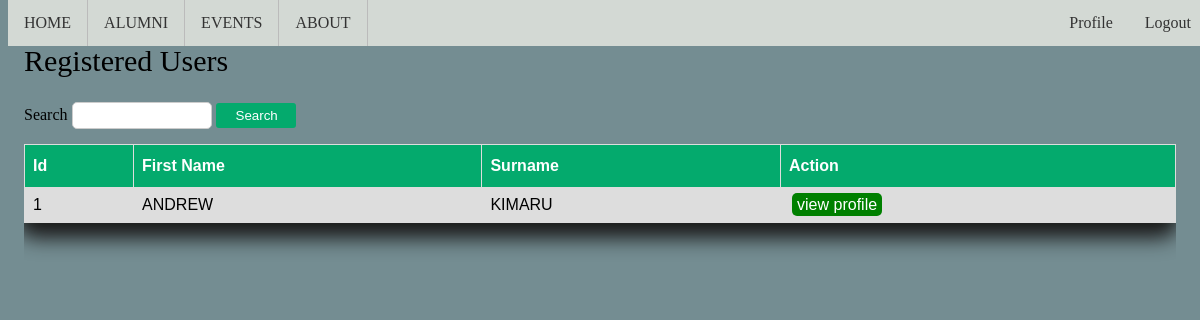
Page /alumni (signed in) on the committed database.
### tables this page shows
CREATE TABLE users (id INTEGER PRIMARY KEY AUTOINCREMENT, firstname TEXT, surname TEXT, email TEXT, password TEXT, education TEXT, location  TEXT, bio TEXT, year TEXT, house TEXT);

### app.py (the view)
@app.route('/alumni')
def show_users():
    if session.get("email"):
        conn = connect_db()
        users = conn.execute('SELECT * FROM users').fetchall()
        conn.close()
        return render_template('alumni.html', users=users)
    return render_template('login.html')

### db.py (called while the page is built)
def connect_db():
    conn = sqlite3.connect('users.db')  # Replace 'users.db' with your desired filename
    conn.execute('CREATE TABLE IF NOT EXISTS users (id INTEGER PRIMARY KEY AUTOINCREMENT, firstname TEXT, surname TEXT, email TEXT, password TEXT, education TEXT, location  TEXT, bio TEXT, year TEXT, house TEXT)')
    conn.execute('CREATE TABLE IF NOT EXISTS profiles (user_id INTEGER PRIMARY KEY, education TEXT, location  TEXT, bio TEXT, year TEXT, house TEXT)')
    return conn

### templates/alumni.html (shortened to what this page needs)
{% extends "layout.html" %}
{% block allcontent %}
<div class="container">
    <h1>Registered Users</h1>
    <div class="search_box">
        <form method="post" class="search_box_form" action="{{ url_for('search_user') }}">
            <label for="">Search</label>
            <input type="text" name="name" id="name" >
            <button class="search_button" type="submit">Search</button>
        </form>
    </div>
    <div class="alumni_table_container">
        <table id="customers" class="alumni_table">
            <thead>
                <tr>
                    <th>Id</th>
                    <th>First Name</th>
                    <th>Surname</th>
                    <th>Action</th>
                </tr>
            </thead>
            <tbody>
                {% for user in users %}
                <tr>
                    <td>{{ user[0] }}</td>
                    <td>{{ user[1] }}</td>
                    <td>{{ user[2] }}</td>
                    <td><a href="{{ url_for('prof', email=user[3]) }}" class="view_profile">view profile</a></td>
                </tr>
                {% endfor %}
            </tbody>
        </table>
    </div>
</div>
{% endblock %}

### static/css/main.css (style rules this page uses)
body { background-color: 748D92; }
.container { margin-top: 0px; }
h1 { font-size: 30px; font-weight: 500; }

### static/css/style.css (style rules this page uses)
body { background-repeat: no-repeat; background-size: cover; height: 100vh; }
input[type=text], input[type=email], input[type=password], input[type=number] { width: 100%; padding: 12px 20px; margin: 8px 0; display: inline-block; border: 1px solid #ccc; box-sizing: border-box; }
button { background-color: #04AA6D; color: white; padding: 14px 20px; margin: 8px 0; border: none; cursor: pointer; width: 100%; }
.container { padding: 16px; }
.alumni_table_container { height: 450px; overflow: auto; }
.alumni_table { font-family: Arial, Helvetica, sans-serif; border-collapse: collapse; width: 100%; border-radius: 14px; box-shadow: -2px 10px 20px 5px rgb(26, 25, 25); }
thead { box-shadow: -2px 10px 20px 5px rgb(72, 148, 65); }
#customers td, #customers th { border: 1px solid #ddd; padding: 8px; }
#customers tr:nth-child(odd) { background-color: #ddd; }
#customers th { padding-top: 12px; padding-bottom: 12px; text-align: left; background-color: #04AA6D; color: white; }
.view_profile { margin: 3px; padding: 3px 5px; background-color: green; color: white; border-radius: 5px; cursor: pointer; text-decoration: none; }
.search_box { width: 300px; height: 50px; }
.search_box input { width: 140px; border: 2px solid 748D92; border-radius: 5px; outline: none; padding: 5px 10px; }
.search_button { width: 80px; padding: 5px 20px; border-radius: 3px; }
.search_box_form { flex-direction: row; }
h1 { margin-bottom: 1rem; }

### rows in the picture
users: id "1", firstname "ANDREW", surname "KIMARU"
